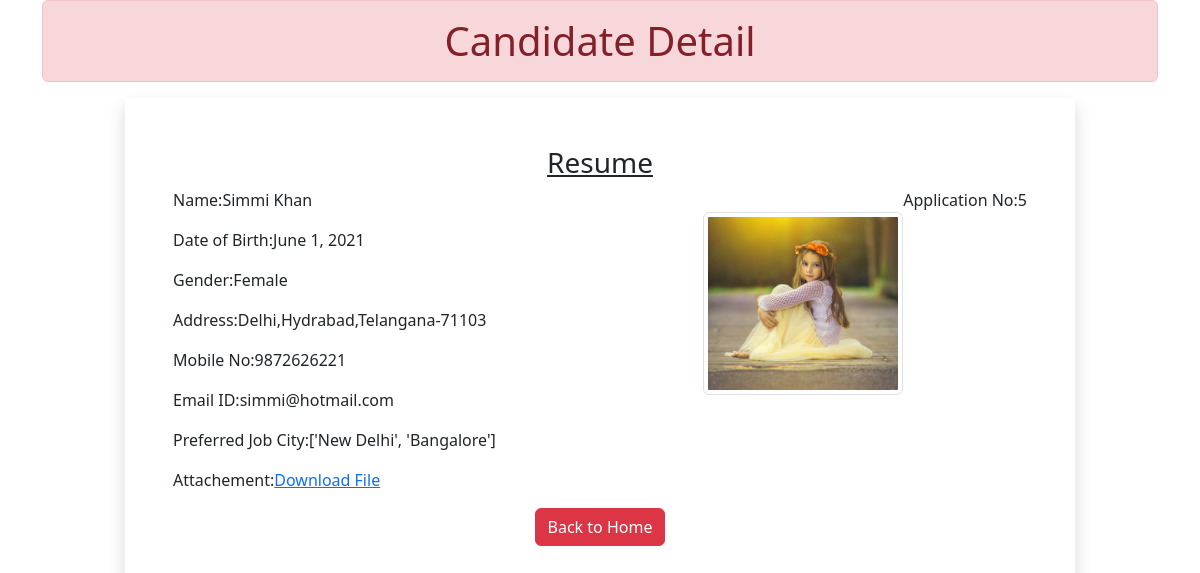
The app's page /candidate/5 with its own data.
### myapp/models.py (models this page shows)
class Resume(models.Model):
    name=models.CharField(max_length=100)
    dob=models.DateField(auto_now=False,auto_now_add=False)
    gender=models.CharField(max_length=100)
    locality=models.CharField(max_length=100)
    city=models.CharField(max_length=100)
    pin=models.PositiveIntegerField()
    state=models.CharField(choices=State_Choice,max_length=70)
    mobile=models.PositiveIntegerField()
    email=models.EmailField()
    job_city=models.CharField(max_length=100)
    profile_image=models.ImageField(upload_to="profileimg",blank=True)
    file=models.FileField(upload_to="doc",blank=True)

### myapp/views.py (the view)
# urls.py: path("candidate/<int:pk>",CandidateView.as_view(),name="CandidateView"),
class CandidateView(View):
    def get(self,request,pk):
        print(pk)
        candidate=Resume.objects.get(pk=pk)
        return render(request,"myapp/candidate.html",{"candidate":candidate})

### myapp/templates/myapp/candidate.html (shortened to what this page needs)
<!DOCTYPE html>
{% load static %}
<html lang="en">
<head>
    <link rel="stylesheet" href="//code.jquery.com/ui/1.13.1/themes/base/jquery-ui.css">
    <link rel="stylesheet" href="{% static 'myapp/css/bootstrap.css' %}">
    <link rel="stylesheet" href="{% static 'myapp/css/style.css' %}">
</head>
<body>
    <div class="container"><h1 class="text-center alert alert-danger p-3">Candidate Detail</h1>
        <div class="row">
            <div class="col-sm-1"></div>
            <div class="col-sm-10 shadow p-5 offset sm-1">
                <h3 class="text-center"><u>Resume</u></h3>
                <p class="float-end">Application No:{{candidate.id}}</p>
                <img src="{{candidate.profile_image.url}}" alt="" class="img-fluid img-thumbnail float-end mt-4" width="200" height="200">
                <p>Name:{{candidate.name}}</p>
                <p>Date of Birth:{{candidate.dob}}</p>
                <p>Gender:{{candidate.gender}}</p>
                <p>Address:{{candidate.locality}},{{candidate.city}},{{candidate.state}}-{{candidate.pin}}</p>
                <p>Mobile No:{{candidate.mobile}}</p>
                <p>Email ID:{{candidate.email}}</p>
                <p>Preferred Job City:{{candidate.job_city}}</p>
                <p>Attachement:<a href="{{candidate.file.url}}">Download File</a></p>
                <div class="text-center"><a href="{% url 'HomeView' %}" class="btn btn-danger">Back to Home</a></div>
            </div>
            <div class="col-sm-1"></div>
        </div>
    </div>
</body>
</html>

### records on screen
Resume: id "5", profile_image (picture), name "Simmi Khan", dob "June 1, 2021", gender "Female", locality "Delhi", city "Hydrabad", state "Telangana", pin "71103", mobile "9872626221", email "simmi@hotmail.com", job_city "['New Delhi', 'Bangalore']"
